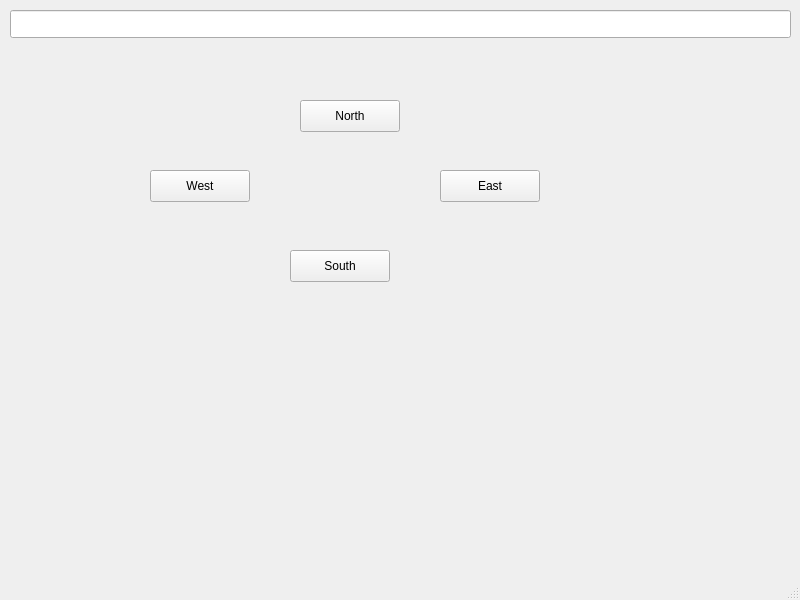
<?xml version="1.0" encoding="UTF-8"?>
<ui version="4.0">
 <class>MainWindow</class>
 <widget class="QMainWindow" name="MainWindow">
  <property name="geometry">
   <rect>
    <x>0</x>
    <y>0</y>
    <width>800</width>
    <height>600</height>
   </rect>
  </property>
  <property name="windowTitle">
   <string>MainWindow</string>
  </property>
  <widget class="QWidget" name="centralwidget">
   <widget class="QLineEdit" name="lineEdit">
    <property name="geometry">
     <rect>
      <x>10</x>
      <y>10</y>
      <width>781</width>
      <height>28</height>
     </rect>
    </property>
   </widget>
   <widget class="QPushButton" name="northButton">
    <property name="geometry">
     <rect>
      <x>300</x>
      <y>100</y>
      <width>100</width>
      <height>32</height>
     </rect>
    </property>
    <property name="text">
     <string>North</string>
    </property>
   </widget>
   <widget class="QPushButton" name="eastButton">
    <property name="geometry">
     <rect>
      <x>440</x>
      <y>170</y>
      <width>100</width>
      <height>32</height>
     </rect>
    </property>
    <property name="text">
     <string>East</string>
    </property>
   </widget>
   <widget class="QPushButton" name="westButton">
    <property name="geometry">
     <rect>
      <x>150</x>
      <y>170</y>
      <width>100</width>
      <height>32</height>
     </rect>
    </property>
    <property name="text">
     <string>West</string>
    </property>
   </widget>
   <widget class="QPushButton" name="southButton">
    <property name="geometry">
     <rect>
      <x>290</x>
      <y>250</y>
      <width>100</width>
      <height>32</height>
     </rect>
    </property>
    <property name="text">
     <string>South</string>
    </property>
   </widget>
  </widget>
  <widget class="QMenuBar" name="menubar">
   <property name="geometry">
    <rect>
     <x>0</x>
     <y>0</y>
     <width>800</width>
     <height>37</height>
    </rect>
   </property>
  </widget>
  <widget class="QStatusBar" name="statusbar"/>
 </widget>
 <resources/>
 <connections/>
</ui>
